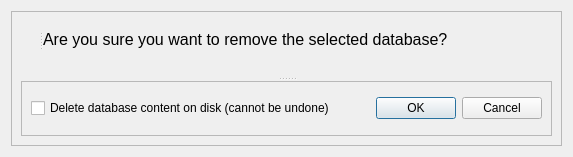
<?xml version="1.0" encoding="UTF-8"?>
<ui version="4.0">
 <class>ConfDelDialog</class>
 <widget class="QDialog" name="ConfDelDialog">
  <property name="geometry">
   <rect>
    <x>0</x>
    <y>0</y>
    <width>573</width>
    <height>157</height>
   </rect>
  </property>
  <property name="windowTitle">
   <string>Dialog</string>
  </property>
  <layout class="QGridLayout" name="gridLayout_2">
   <item row="0" column="0">
    <widget class="QFrame" name="frame">
     <property name="frameShape">
      <enum>QFrame::StyledPanel</enum>
     </property>
     <property name="frameShadow">
      <enum>QFrame::Raised</enum>
     </property>
     <layout class="QGridLayout" name="gridLayout_3">
      <item row="0" column="0">
       <widget class="QSplitter" name="splitter">
        <property name="orientation">
         <enum>Qt::Vertical</enum>
        </property>
        <widget class="QFrame" name="frame_3">
         <property name="frameShape">
          <enum>QFrame::NoFrame</enum>
         </property>
         <property name="frameShadow">
          <enum>QFrame::Raised</enum>
         </property>
         <layout class="QGridLayout" name="gridLayout_4">
          <item row="0" column="0">
           <widget class="QSplitter" name="splitter_2">
            <property name="orientation">
             <enum>Qt::Horizontal</enum>
            </property>
            <widget class="QLabel" name="label">
             <property name="text">
              <string/>
             </property>
             <property name="pixmap">
              <pixmap>../../images/blueQM.png</pixmap>
             </property>
            </widget>
            <widget class="QLabel" name="label_2">
             <property name="font">
              <font>
               <pointsize>12</pointsize>
              </font>
             </property>
             <property name="text">
              <string>Are you sure you want to remove the selected database?</string>
             </property>
            </widget>
           </widget>
          </item>
          <item row="1" column="0">
           <spacer name="verticalSpacer">
            <property name="orientation">
             <enum>Qt::Vertical</enum>
            </property>
            <property name="sizeHint" stdset="0">
             <size>
              <width>20</width>
              <height>5</height>
             </size>
            </property>
           </spacer>
          </item>
         </layout>
        </widget>
        <widget class="QFrame" name="frame_2">
         <property name="frameShape">
          <enum>QFrame::StyledPanel</enum>
         </property>
         <property name="frameShadow">
          <enum>QFrame::Raised</enum>
         </property>
         <layout class="QGridLayout" name="gridLayout">
          <item row="0" column="0">
           <widget class="QCheckBox" name="delContent">
            <property name="text">
             <string>Delete database content on disk (cannot be undone)</string>
            </property>
           </widget>
          </item>
          <item row="0" column="1">
           <widget class="QDialogButtonBox" name="buttonBox">
            <property name="standardButtons">
             <set>QDialogButtonBox::Cancel|QDialogButtonBox::Ok</set>
            </property>
           </widget>
          </item>
         </layout>
        </widget>
       </widget>
      </item>
     </layout>
    </widget>
   </item>
  </layout>
 </widget>
 <resources/>
 <connections/>
</ui>
